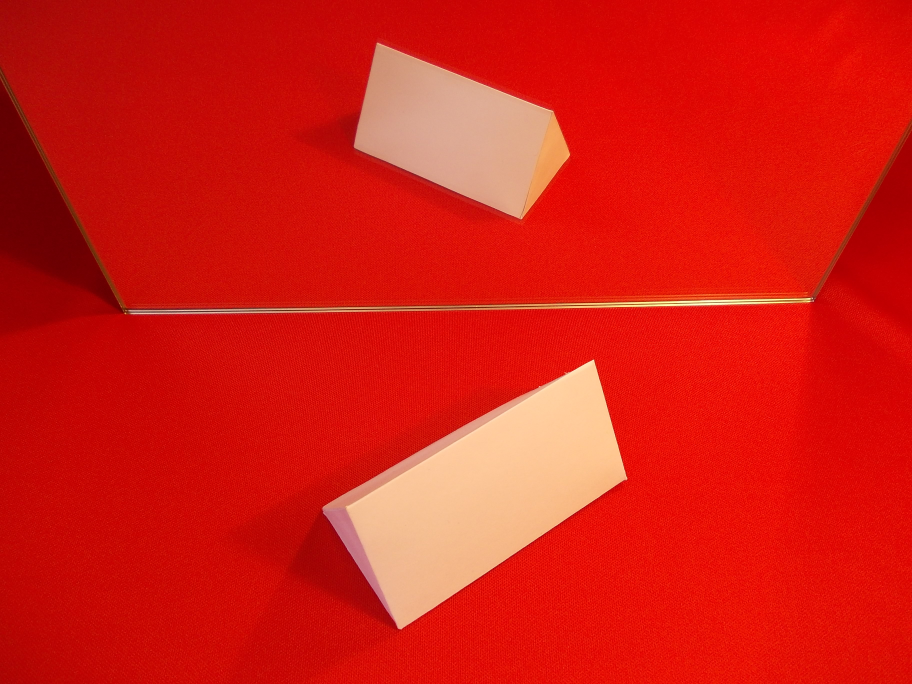
#> input picture img/3/3.JPG, 3648 x 2736 px, found by its file name (shown at 1/4 size)
$ python grabcut.py   (Python 2 division)
#> lines starting #> are read from the running program, lines starting #| are printed output that depends on the picture
#!/usr/bin/env python
'''
===============================================================================
Interactive Image Segmentation using GrabCut algorithm.

This sample shows interactive image segmentation using grabcut algorithm.

USAGE :
    python grabcut.py <filename>

README FIRST:
    Two windows will show up, one for input and one for output.

    At first, in input window, draw a rectangle around the object using
mouse right button. Then press 'n' to segment the object (once or a few times)
For any finer touch-ups, you can press any of the keys below and draw lines on
the areas you want. Then again press 'n' for updating the output.

Key '0' - To select areas of sure background
Key '1' - To select areas of sure foreground
Key '2' - To select areas of probable background
Key '3' - To select areas of probable foreground

Key 'n' - To update the segmentation
Key 'r' - To reset the setup
Key 's' - To save the results
===============================================================================
'''

import numpy as np
import cv2
import sys

BLUE = [255,0,0]        # rectangle color
RED = [0,0,255]         # PR BG
GREEN = [0,255,0]       # PR FG
BLACK = [0,0,0]         # sure BG
WHITE = [255,255,255]   # sure FG

DRAW_BG = {'color' : BLACK, 'val' : 0}
DRAW_FG = {'color' : WHITE, 'val' : 1}
DRAW_PR_FG = {'color' : GREEN, 'val' : 3}
DRAW_PR_BG = {'color' : RED, 'val' : 2}

# setting up flags
rect = (0,0,1,1)
drawing = False         # flag for drawing curves
rectangle = False       # flag for drawing rect
rect_over = False       # flag to check if rect drawn
rect_or_mask = 100      # flag for selecting rect or mask mode
value = DRAW_FG         # drawing initialized to FG
thickness = 3           # brush thickness

# [43 lines left out: function onmouse, not called in this run]

# print documentation
print __doc__

# Loading images
if len(sys.argv) == 2:
    filename = sys.argv[1] # for drawing purposes
else:
    print "No input image given, so loading default image, lena.jpg \n"
    print "Correct Usage : python grabcut.py <filename> \n"
    filename = '../cpp/lena.jpg'
    filename = "../img/8/3.JPG"

img = cv2.imread(filename)
#> img is the input picture: shape (2736, 3648, 3); mean B, G, R 19.8, 28.8, 212.9

factor = 0.25
shape = (round(factor*img.shape[1]),round(factor*img.shape[0]))
#> shape = (912, 684)
imgMap = np.empty(shape,dtype='uint8')
img = cv2.resize(img,imgMap.shape)
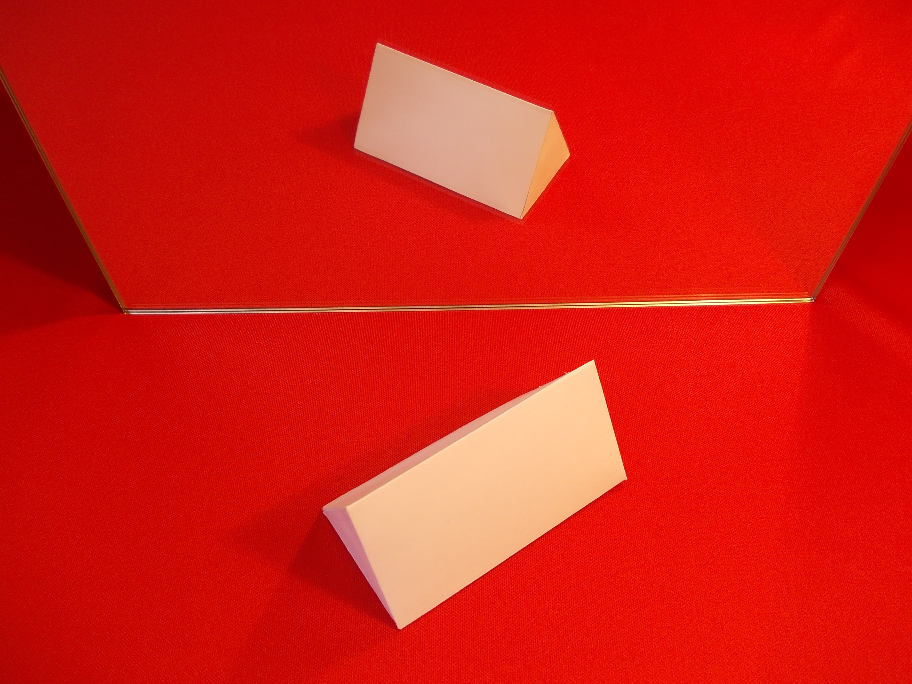
#> img: shape (684, 912, 3); mean B, G, R 19.8, 28.9, 213.1

img2 = img.copy()                               # a copy of original image
mask = np.zeros(img.shape[:2],dtype = np.uint8) # mask initialized to PR_BG
output = np.zeros(img.shape,np.uint8)           # output image to be shown

# input and output windows
cv2.namedWindow('output')
cv2.namedWindow('input')
cv2.setMouseCallback('input',onmouse)
cv2.moveWindow('input',img.shape[1]+10,90)

print " Instructions : \n"
print " Draw a rectangle around the object using right mouse button \n"

while(1):

    cv2.imshow('output',output)
    cv2.imshow('input',img)
    k = 0xFF & cv2.waitKey(1)
#> (key Esc is pressed here)

    # key bindings
    if k == 27:         # esc to exit
        break
    elif k == ord('0'): # BG drawing
        print " mark background regions with left mouse button \n"
        value = DRAW_BG
    elif k == ord('1'): # FG drawing
        print " mark foreground regions with left mouse button \n"
        value = DRAW_FG
    elif k == ord('2'): # PR_BG drawing
        value = DRAW_PR_BG
    elif k == ord('3'): # PR_FG drawing
        value = DRAW_PR_FG
    elif k == ord('s'): # save image
        bar = np.zeros((img.shape[0],5,3),np.uint8)
        res = np.hstack((img2,bar,img,bar,output))
        cv2.imwrite('grabcut_output.png',res)
        print " Result saved as image \n"
    elif k == ord('r'): # reset everything
        print "resetting \n"
        rect = (0,0,1,1)
        drawing = False
        rectangle = False
        rect_or_mask = 100
        rect_over = False
        value = DRAW_FG
        img = img2.copy()
        mask = np.zeros(img.shape[:2],dtype = np.uint8) # mask initialized to PR_BG
        output = np.zeros(img.shape,np.uint8)           # output image to be shown
    elif k == ord('n'): # segment the image
        print """ For finer touchups, mark foreground and background after pressing keys 0-3
        and again press 'n' \n"""
        if (rect_or_mask == 0):         # grabcut with rect
            bgdmodel = np.zeros((1,65),np.float64)
            fgdmodel = np.zeros((1,65),np.float64)
            cv2.grabCut(img2,mask,rect,bgdmodel,fgdmodel,1,cv2.GC_INIT_WITH_RECT)
            rect_or_mask = 1
        elif rect_or_mask == 1:         # grabcut with mask
            bgdmodel = np.zeros((1,65),np.float64)
            fgdmodel = np.zeros((1,65),np.float64)
            cv2.grabCut(img2,mask,rect,bgdmodel,fgdmodel,1,cv2.GC_INIT_WITH_MASK)

    mask2 = np.where((mask==1) + (mask==3),255,0).astype('uint8')
    output = cv2.bitwise_and(img2,img2,mask=mask2)

cv2.destroyAllWindows()

$ run again, with img/3/4.JPG copied over img/3/3.JPG
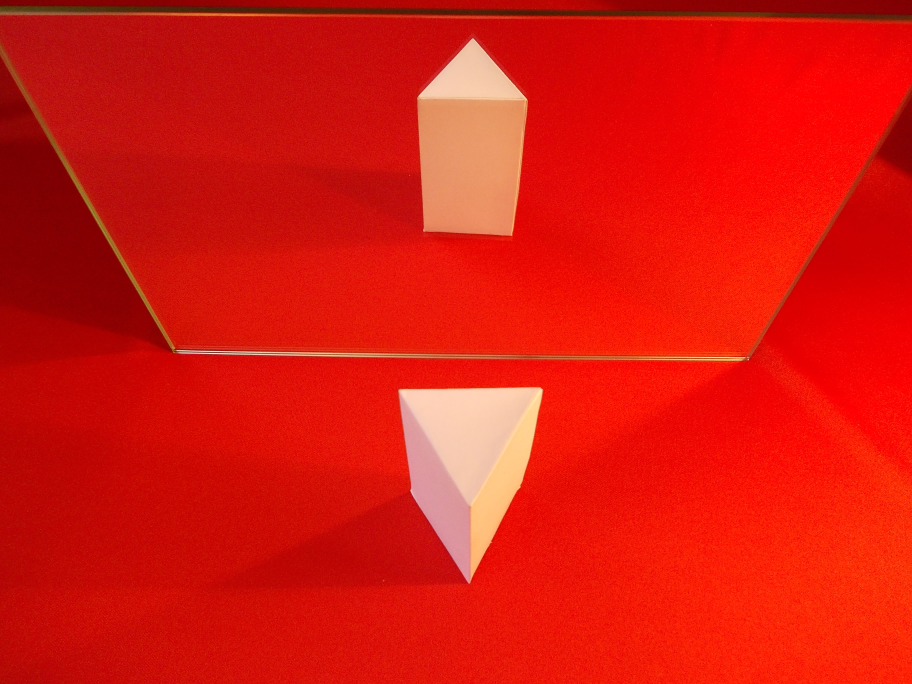
#> input picture img/3/4.JPG, 3648 x 2736 px, found by its file name (shown at 1/4 size)
#> img is the input picture: shape (2736, 3648, 3); mean B, G, R 14.4, 24.6, 217.5
#> `img = cv2.resize(img,imgMap.shape)`:
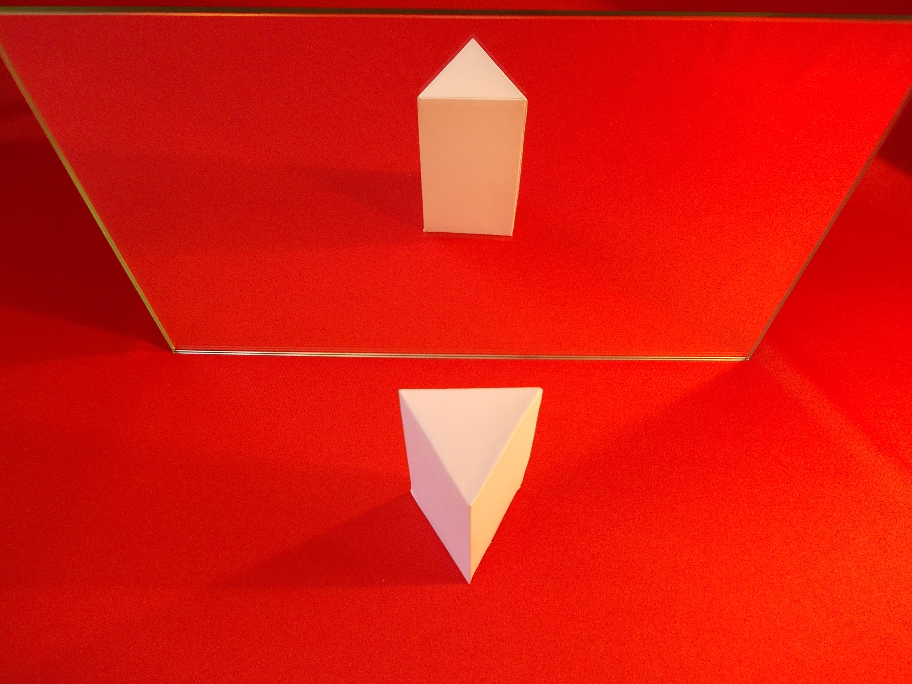
#> img: shape (684, 912, 3); mean B, G, R 14.4, 24.7, 217.6

$ run again, with img/3/5.JPG copied over img/3/3.JPG
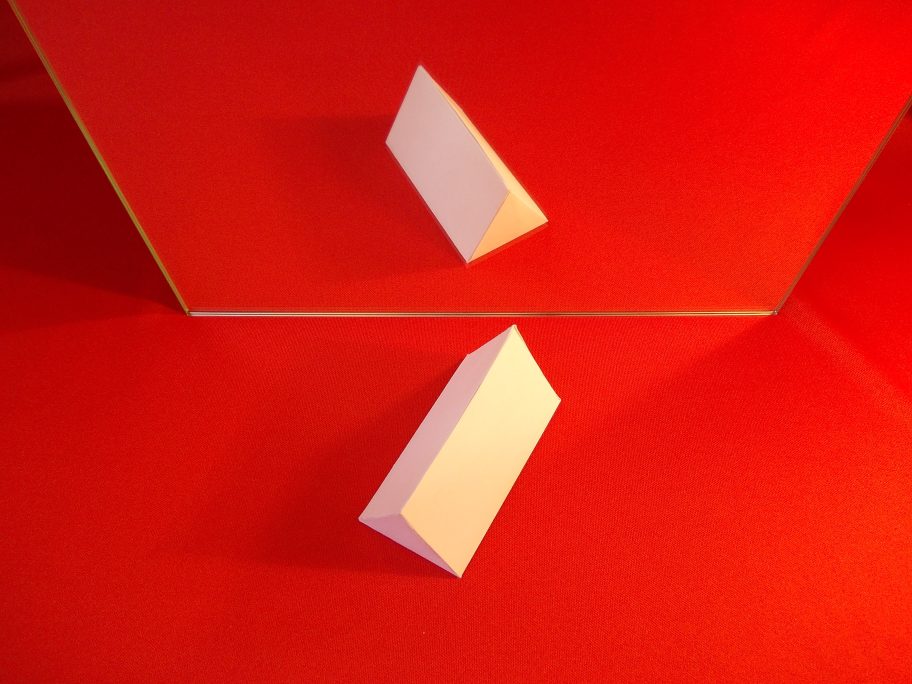
#> input picture img/3/5.JPG, 3648 x 2736 px, found by its file name (shown at 1/4 size)
#> img is the input picture: shape (2736, 3648, 3); mean B, G, R 17.9, 26.8, 214.2
#> `img = cv2.resize(img,imgMap.shape)`:
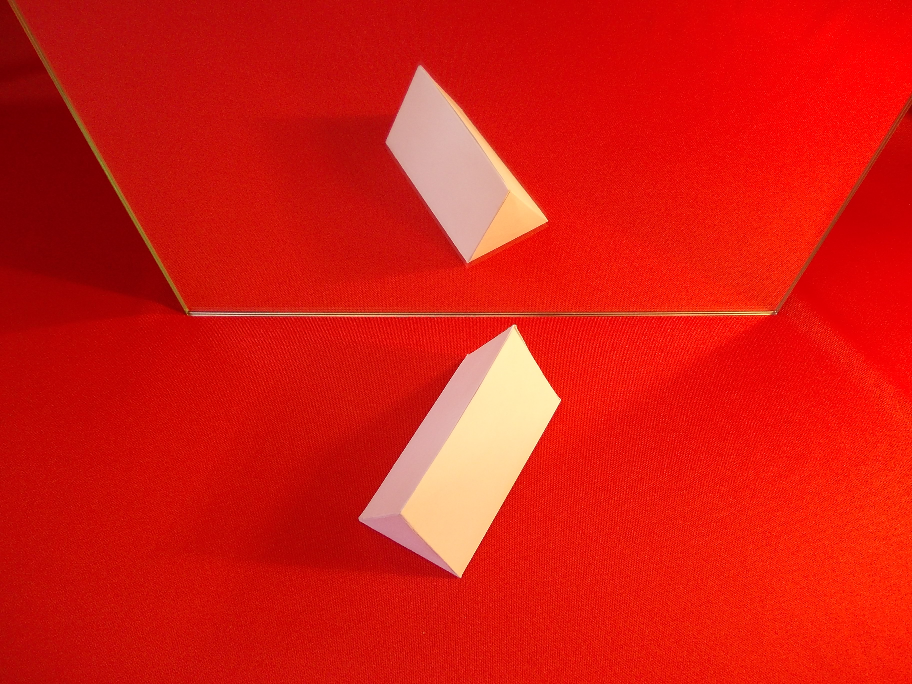
#> img: shape (684, 912, 3); mean B, G, R 17.9, 26.9, 214.3

$ run again, with img/3/6.JPG copied over img/3/3.JPG
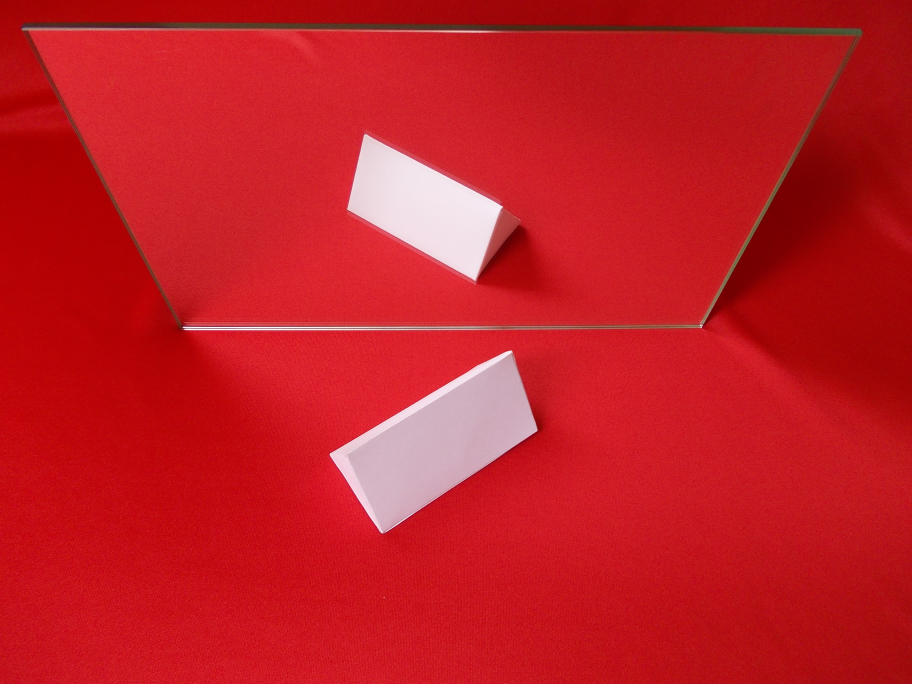
#> input picture img/3/6.JPG, 3648 x 2736 px, found by its file name (shown at 1/4 size)
#> img is the input picture: shape (2736, 3648, 3); mean B, G, R 36.9, 29.6, 193.9
#> `img = cv2.resize(img,imgMap.shape)`:
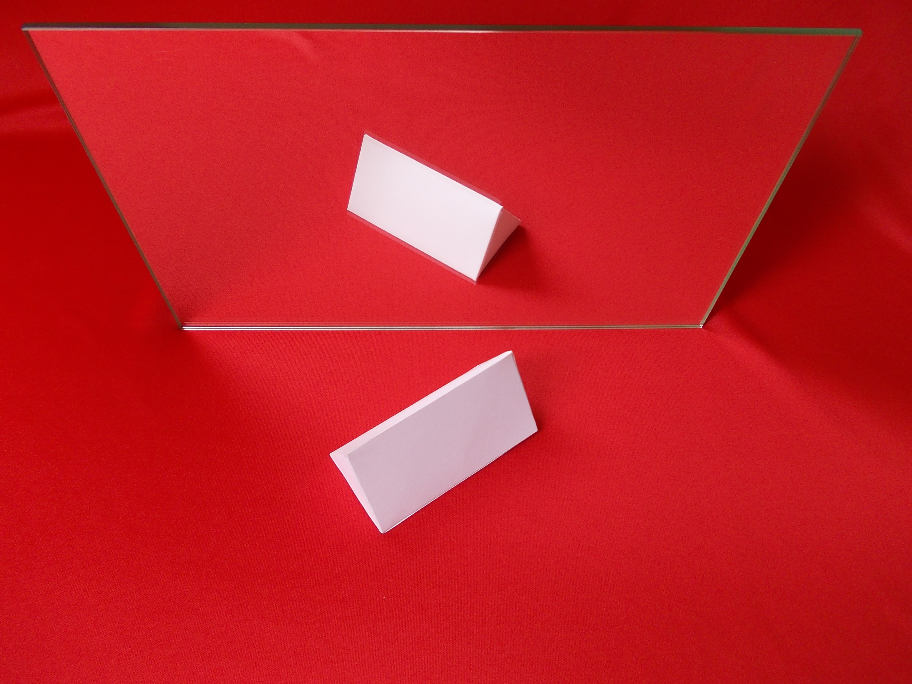
#> img: shape (684, 912, 3); mean B, G, R 37, 29.7, 194
